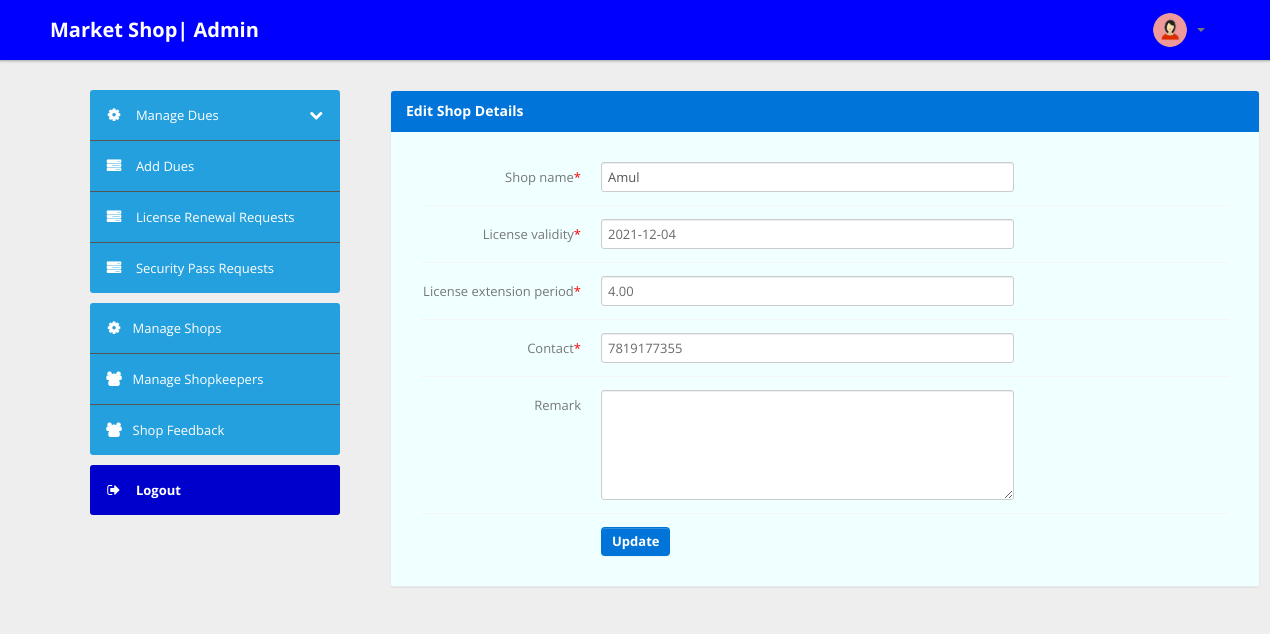
Screenshot of /admin/edit-shop-details.php?shopID=123FC01 (signed in) with the database file from the repository.
### tables this page shows
CREATE TABLE `shop` (
  `shopID` varchar(30) NOT NULL,
  `location` varchar(100) NOT NULL,
  `licVal` date NOT NULL,
  `licExt` decimal(4,2) NOT NULL,
  `contact` varchar(10) NOT NULL,
  `shopName` varchar(30) NOT NULL,
  `remark` varchar(255) DEFAULT NULL,
  `licReq` varchar(25) NOT NULL DEFAULT 'Inactive',
  PRIMARY KEY (`shopID`),
  KEY `idxshop` (`shopID`),
  CONSTRAINT `check_contact` CHECK ((not((`contact` like _utf8mb4'%[^0-9]%'))))
);

### admin/edit-shop-details.php (the view, shortened to what this page needs)
<?php
if (strlen($_SESSION['email']) == 0) {
    header('location:login.php');
} else {
    $shopID = strval($_GET['shopID']);
?>
    <!DOCTYPE html>
    <html lang="en">
    <head>
        <link type="text/css" href="bootstrap/css/bootstrap.min.css" rel="stylesheet">
        <link type="text/css" href="bootstrap/css/bootstrap-responsive.min.css" rel="stylesheet">
        <link type="text/css" href="css/theme.css" rel="stylesheet">
        <link type="text/css" href="images/icons/css/font-awesome.css" rel="stylesheet">
    </head>
    <body style="background:#eee">
        <?php include('header.php'); ?>
        <div style="padding:90px">
            <div class="container">
                <div class="row">
                    <?php include('sidebar.php'); ?>
                    <div class="span9">
                        <div class="content">
                            <div class="module">
                                <div class="module-head" style="background:#0074d9;">
                                    <h3 style="color:white; text-shadow:none;">Edit Shop Details</h3>
                                </div>
                                <div class="module-body" style="background:azure; padding:30px">
                                    <form class="form-horizontal row-fluid" name="edit_shop" method="post">
                                        <?php
                                        $query = mysqli_query($con, "select * from shop where shopID='$shopID'");
                                        $row = mysqli_fetch_array($query);
                                        ?>
                                        <div class="control-group">
                                            <label class="control-label" for="basicinput">Shop name<span class="error" style="color:red;">*</span></label>
                                            <div class="controls">
                                                <input type="text" placeholder="Shop name" name="shopName" value="<?php echo  htmlentities($row['shopName']); ?>" class="span8 tip" required>
                                            </div>
                                        </div>
                                        <div class="control-group">
                                            <label class="control-label" for="basicinput">License validity<span class="error" style="color:red;">*</span>
                                            </label>
                                            <div class="controls">
                                                <input placeholder="License expiry date" name="licVal" value="<?php echo  htmlentities($row['licVal']); ?>" class="span8 tip" type="text" onfocus="(this.type='date')" id="date" style="color:dimgray;" required>
                                            </div>
                                        </div>
                                        <div class="control-group">
                                            <label class="control-label" for="basicinput">License extension period<span class="error" style="color:red;">*</span>
                                            </label>
                                            <div class="controls">
                                                <input type="number" step="any" min="0" placeholder="Extension period" name="licExt" value="<?php echo  htmlentities($row['licExt']); ?>" class="span8 tip" style="color:dimgray;" required>
                                            </div>
                                        </div>
                                        <div class="control-group">
                                            <label class="control-label" for="basicinput">Contact<span class="error" style="color:red;">*</span>
                                            </label>
                                            <div class="controls">
                                                <input type="number" min="0" placeholder="Contact number without country code" name="contact" pattern="[1-9]{1}[0-9]{9}" value="<?php echo  htmlentities($row['contact']); ?>" class="span8 tip" style="color:dimgray;" required>
                                            </div>
                                        </div>
                                        <div class="control-group">
                                            <label class="control-label" for="basicinput">Remark</label>
                                            <div class="controls">
                                                <textarea class="span8" name="remark" rows="5"><?php echo  htmlentities($row['remark']); ?></textarea>
                                            </div>
                                        </div>
                                        <div class="control-group">
                                            <div class="control-group">
                                                <div class="controls">
                                                    <button type="submit" name="submit" class="btn" style="background:#0074d9; color:white; font-weight:bold; text-shadow:none;">Update</button><br>
                                                </div>
                                            </div>
                                    </form>
                                </div>
                            </div>
                        </div>
                    </div>
                </div>
            </div>
        </div>
    </body>
<?php } ?>

### admin/css/theme.css (style rules this page uses)
body { font-size: 13px; font-family: 'Open Sans', Arial, sans-serif; background: #fff; color: #777 }
h1, h2, h3, h4, h5, h6 { color: #333; margin-top: 0 }
h3 { font-size: 20px }
form { margin: 0 }
select, textarea, input[type="text"], input[type="password"], input[type="datetime"], input[type="datetime-local"], input[type="date"], input[type="month"], input[type="time"], input[type="week"], input[type="number"], input[type="email"], input[type="url"], input[type="search"], input[type="tel"], input[type="color"], .uneditable-input, label, input, button, select, textarea { -webkit-border-radius: 3px; -moz-border-radius: 3px; border-radius: 3px; font-size: 13px; font-family: 'Open Sans', Tahoma, Arial, sans-serif }
.module { background: #fff; -webkit-border-radius: 3px; -moz-border-radius: 3px; border-radius: 3px; border: 1px solid #ccc; border-bottom-color: #bbb; -webkit-box-shadow: 0 0 1px rgba(0,0,0,0.2); -moz-box-shadow: 0 0 1px rgba(0,0,0,0.2); box-shadow: 0 0 1px rgba(0,0,0,0.2); margin-bottom: 30px }
.form-horizontal .control-group, .form-vertical .control-group { margin-bottom: 0 }
.form-horizontal .control-group+.control-group, .form-vertical .control-group+.control-group { margin-top: 13px; padding-top: 13px; border-top: 1px solid #f5f5f5 }
.btn, .btn-box { -webkit-border-radius: 3px; -moz-border-radius: 3px; border-radius: 3px }
.btn { font-size: 13px; font-weight: 600 }
.btn { display: inline-block; margin-bottom: 0; font-weight: 400; text-align: center; vertical-align: middle; cursor: pointer; background-image: none; border: 1px solid transparent; white-space: nowrap; padding: 4px 10px; font-size: 13px; line-height: 1.42857; border-radius: 4px; -webkit-user-select: none; -moz-user-select: none; -ms-user-select: none; user-select: none }
.module { box-shadow: 0 0 3px rgba(0,0,0,.1); border-color: #e9e9e9; margin-bottom: 20px; background-color: #fff; border-radius: 4px; -webkit-box-shadow: 0 1px 1px rgba(0,0,0,.05); box-shadow: 0 1px 1px rgba(0,0,0,.05); }
.module-head { color: #767676; background-color: #f6f6f6; border-color: #e9e9e9; padding: 10px 15px; border-bottom: 1px solid transparent; border-top-right-radius: 3px; border-top-left-radius: 3px; }
.module-head h3 { font-size: 14px; line-height: 20px; height: 20px; margin: 0 }
.module-body { padding: 5px; }

### rows the page displays
shop: shopName "Amul", licVal "2021-12-04", licExt "4.00", contact "7819177355"
